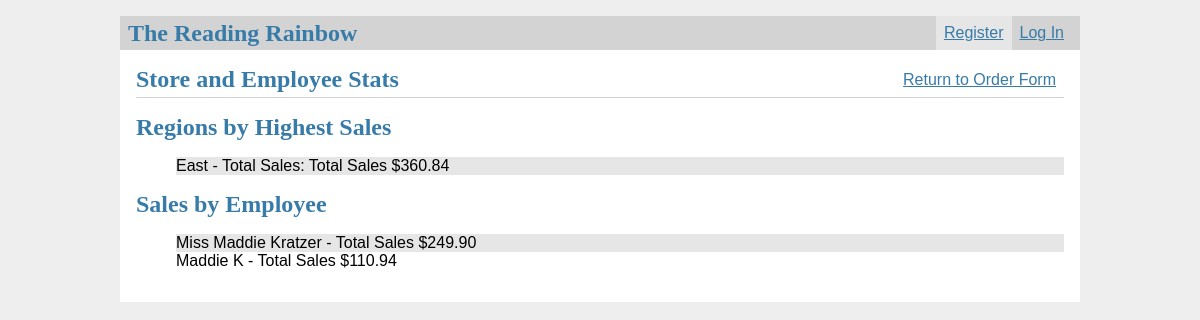
The page /workstats on the database as committed earlier.
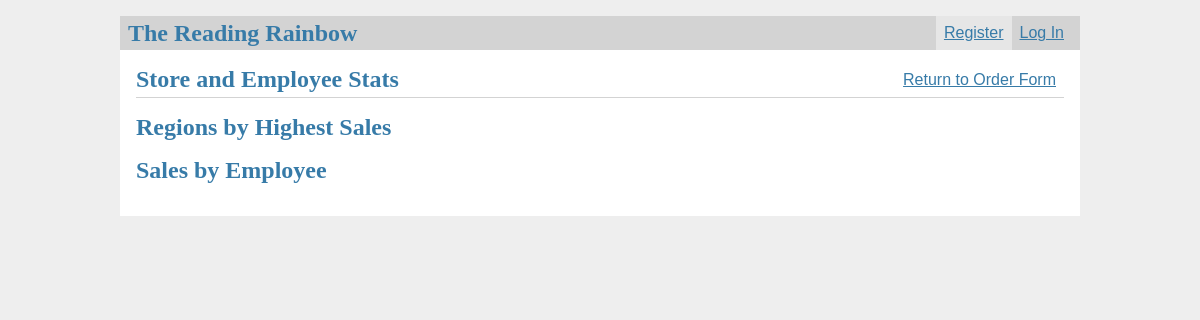
The same page on the database as committed later.
### tables this page shows
CREATE TABLE Region (
    regionID INT PRIMARY KEY,
    regionName VARCHAR(255),
    regionManager VARCHAR(255) -- Foreign key referencing Salespersons table
);

CREATE TABLE Salespersons (
    employeeID INT PRIMARY KEY,
    name VARCHAR(255),
    address VARCHAR(255),
    email VARCHAR(255),
    jobTitle VARCHAR(255),
    storeAssigned VARCHAR(255), -- Foreign key referencing Store table
    salary DECIMAL(12,2),
    foreign key (employeeID) references user(ID)
    on delete cascade,
    foreign key (storeAssigned) references store(storeID)
    on delete set null
);

### flaskr/store.py (the view)
@bp.route('/workstats', methods=['GET','POST'])
def workstats():
    db = get_db()
    transactionList = {}
    transactions = db.execute('SELECT * from Transactions Join Salespersons on salespersons.employeeID = Transactions.employeeID').fetchall()
    for item in transactions:
        if item['quantity'] > 0:
            transactionList[item['ordernumber']] =(item['name'],item['customerID'],item['productID'],item['storeAssigned'])
    print(session.get('user_id'))
    print(transactionList)
    regionSalesList = {}
    regionSales = db.execute('SELECT Region.regionName, SUM(price * quantity) AS totalSales FROM SalesPersons JOIN Transactions ON Transactions.employeeID = salespersons.employeeID JOIN Store ON Salespersons.storeAssigned = store.storeID JOIN region on store.regionID = region.regionID GROUP BY Region.regionID;').fetchall()
    for region in regionSales:
        regionSalesList[region['regionName']] = region['totalSales']
    print(regionSalesList)
    employeeSalesList = {}
    employeeSales = db.execute('SELECT salespersons.name as name, SUM(price * quantity) AS totalSales From SalesPersons Join Transactions on Transactions.employeeID = Salespersons.employeeID Group BY salespersons.employeeID ORDER BY totalSales DESC').fetchall()
    for employee in employeeSales:
        employeeSalesList[employee['name']] = employee['totalSales']
    print(employeeSalesList)
    return render_template('store/stats2.html', regionSalesList = regionSalesList, employeeSalesList = employeeSalesList)

### flaskr/auth.py (called while the page is built)
@bp.before_app_request
def load_logged_in_user():
    user_id = session.get('user_id')
    if user_id is None:
        g.user = None
    else:
        g.user = get_db().execute(
            'SELECT * FROM user WHERE id = ?', (user_id,)
        ).fetchone()

### flaskr/db.py (called while the page is built)
def get_db():
    if 'db' not in g:
        g.db = sqlite3.connect(
            current_app.config['DATABASE'],
            detect_types=sqlite3.PARSE_DECLTYPES,
        )
        g.db.row_factory = sqlite3.Row
        g.db.execute('PRAGMA foreign_keys = ON')
    return g.db

### flaskr/templates/store/stats2.html
{% extends 'base.html' %}
{% block header %}
  <h1>{% block title %}Store and Employee Stats{% endblock %}</h1>
    <a class="action" href="{{ url_for('store.salesview') }}">Return to Order Form</a>
{% endblock %}
{% block content %}
<h1> Regions by Highest Sales </h1>
<ul>
{% for region in regionSalesList %}
<li>
    <div>
    <span >{{ region}} - </span>
    Total Sales:
    {%if regionSalesList[region]== 0%}
    <span>Total Sales ${{regionSalesList[region]|int}}</span>
   {%else%}
   <span>Total Sales ${{regionSalesList[region]|round(2, 'floor')}}</span>
   {% endif%}
    </div>
</li>
{% endfor %}
</ul>
<h1> Sales by Employee </h1>
<ul>
{% for employee in employeeSalesList %}
<li>
    <div>
    <span >{{employee}} - </span>
    {%if employeeSalesList[region]== 0%}
    <span>Total Sales ${{employeeSalesList[employee]|int}}</span>
   {%else%}
   <span>Total Sales ${{ "%0.2f" | format(employeeSalesList[employee] | float) }}</span>
   {% endif%}
    </div>
</li>
{% endfor %}
</ul>
{% endblock %}

### flaskr/templates/base.html (shortened to what this page needs)
<!doctype html>
<link rel="stylesheet" href="{{ url_for('static', filename='style.css') }}">
<nav>
  <h1>The Reading Rainbow</h1>
  <ul>
    {% if g.user %}
      <li><span>{{ g.user['username'] }}</span>
        <li><span>{{ g.user['role'] }}</span>
      <li><a href="{{ url_for('auth.logout') }}">Log Out</a>
    {% else %}
      <li><a href="{{ url_for('auth.register') }}">Register</a>
      <li><a href="{{ url_for('auth.login') }}">Log In</a>
    {% endif %}
  </ul>
</nav>
<section class="content">
  <header>
    {% block header %}{% endblock %}
  </header>
  {% block content %}{% endblock %}
</section>

### flaskr/static/style.css (style rules this page uses)
h1 { font-family: serif; color: #377ba8; margin: 1rem 0; }
a { color: #377ba8; }
nav { background: lightgray; display: flex; align-items: center; padding: 0 0.5rem; }
nav h1 { flex: auto; margin: 0; }
nav ul { display: flex; list-style: none; margin: 0; padding: 0; }
nav ul li a, nav ul li span, header .action { display: block; padding: 0.5rem; }
.content { padding: 0 1rem 1rem; }
.content > header { border-bottom: 1px solid lightgray; display: flex; align-items: flex-end; }
.content > header h1 { flex: auto; margin: 1rem 0 0.25rem 0; }
.content:last-child { margin-bottom: 0; }
li:nth-child(odd) { background: #e6e6e6 ; }
ul { display: block; list-style-type: none; margin-top: 1em; margin-bottom: 1 em; margin-left: 0; margin-right: 0; padding-left: 40px; nth-child(odd); }

Rows that differ between the two databases and show on the page:
no longer on this page (row unchanged): Region: regionName "East", regionName "360.84"
removed Salespersons: name "Miss Maddie Kratzer", name "249.90"
no longer on this page (row unchanged): Salespersons: name "Maddie K", name "110.94"
